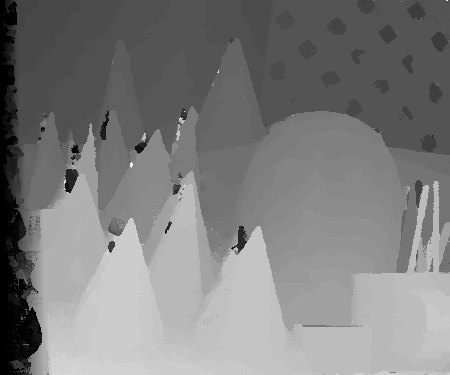
#> input picture hw4/cones1.png, 450 x 375 px, given in place of disp3.pgm, which was not available
$ python eval_stereo.py
#> lines starting #> are read from the running program, lines starting #| are printed output that depends on the picture; pictures that were not available may be replaced by others from this repository, and a replacement may not be noted
import numpy as np
import cv2


def evaluate(input_path, gt_path, scale_factor, threshold=1.0):
#> called with gt_path = './testdata/tsukuba/disp3.pgm', scale_factor = 16, threshold = 1
    disp_gt = cv2.imread(gt_path, -1)
#> disp_gt is the input picture: shape (375, 450); min 0, max 236, mean 125.7
    disp_gt = np.int32(disp_gt/scale_factor)
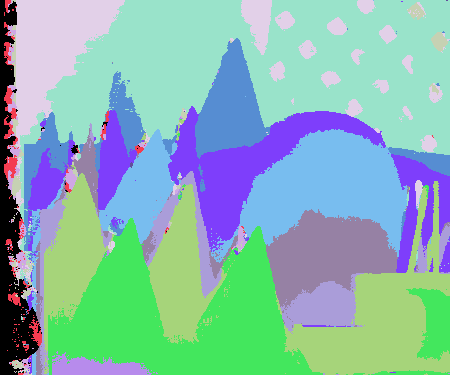
#> disp_gt: shape (375, 450) int32; 15 distinct labels, from 0 to 14; one colour per label, 0 black
    disp_input = cv2.imread(input_path, -1)
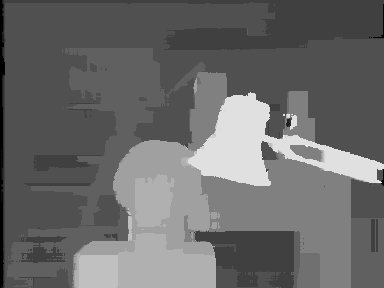
#> input picture hw4/tsukuba.png, 384 x 288 px, found by its file name
#> disp_input is the input picture: shape (288, 384); min 0, max 240, mean 106.4
    disp_input = np.int32(disp_input/scale_factor)
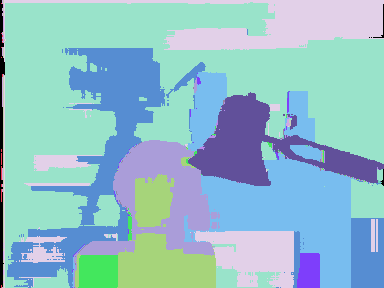
#> disp_input: shape (288, 384) int32; 16 distinct labels, from 0 to 15; one colour per label, 0 black

    nr_pixel = 0
    nr_error = 0
    h, w = disp_gt.shape
#> h = 375; w = 450
    for y in range(0, h):
        for x in range(0, w):
            if disp_gt[y, x] > 0:
                nr_pixel += 1
                if np.abs(disp_gt[y, x] - disp_input[y, x]) > threshold:
                    nr_error += 1
#> after the loop, nr_error = 8; nr_pixel = 380

    return float(nr_error)/nr_pixel


def main():
    print('[Bad Pixel Ratio]')
    avg = 0

    res = evaluate('./result_test_bilateral_0.02_0.4_verifying/tsukuba.png', './testdata/tsukuba/disp3.pgm', scale_factor=16)
    avg += res
    print('Tsukuba: %.2f%%' % (res*100))

    res = evaluate('./result_test_bilateral_0.02_0.4_verifying/venus.png', './testdata/venus/disp2.pgm', scale_factor=8)
    avg += res
    print('Venus: %.2f%%' % (res*100))

    res = evaluate('./result_test_bilateral_0.02_0.4_verifying/teddy.png', './testdata/teddy/disp2.png', scale_factor=4)
    avg += res
    print('Teddy: %.2f%%' % (res*100))

    res = evaluate('./result_test_bilateral_0.02_0.4_verifying/cones.png', './testdata/cones/disp2.png', scale_factor=4)
    avg += res
    print('Cones: %.2f%%' % (res*100))

    print('Average: %.2f%%' % (avg*100/4))


if __name__ == '__main__':
#> (the run stopped early here; a loop or call above may not have finished)
